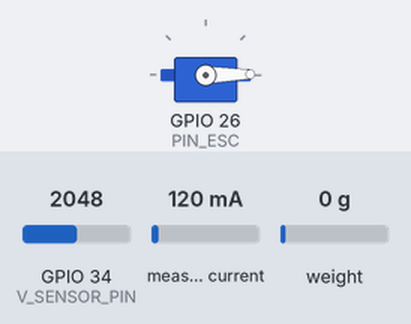
Bench run of a program on a simulated ESP32. On the bench: servo. Inputs (shaded band) come from the test bench; at power-on: GPIO 34 (V_SENSOR_PIN) = 2048, measured current 120 mA, weight on the scale 0 g. What the program prints to the serial monitor is not drawn.

Above: at 28.7 s.
Timing chart, 0 to 107.6 s (numbered marks = the images above):
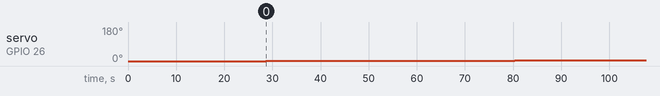

Measured:
- by itself, servo on GPIO 26 (PIN_ESC): 0° → 1° at 28.6 s, → 2° 25.9 s later, → 3° 25.9 s later, → 4° 25.8 s later

The program:

main.cpp
```cpp
/*
 * This ESP32 code is created by esp32io.com
 *
 * This ESP32 code is released in the public domain
 *
 * For more detail (instruction and wiring diagram), visit https://esp32io.com/tutorials/esp32-servo-motor-controlled-by-potentiometer
 */

#include <ESP32Servo.h>
#include <HX711_ADC.h>
#include <Arduino.h>
#include <PID_v1.h>
#include "ACS712.h"


#define PIN_ESC         26 // ESP32 pin GPIO26 connected to ESC servo motor
#define LOADCELL_DT_PIN 16
#define LOADCELL_SCK_PIN 4
#define V_SENSOR_PIN  34 // voltage sensor pin
// #define C_SENSOR_PIN  32 // current sensor pin
#define C_SENSOR_PIN  13 // current sensor pin

#define calibration_factor 430 // Depends on the load cell

Servo esc;  // create servo object to control a servo

// Loadcell setup
HX711_ADC scale(LOADCELL_DT_PIN, LOADCELL_SCK_PIN);

int throttleValue = 0; // variable to store the servo position
int throttleFix = 0; // variable to store the servo position


// check if data is ready to be read from the loadcell
volatile boolean newDataReady;

// ACS712 sensor(ACS712_05B, C_SENSOR_PIN); // set the 5A current sensor
ACS712 sensor(ACS712_30A, C_SENSOR_PIN);

// Floats for voltage and current sensors
float adc_voltage = 0.0;
float voltage = 0.0;
float current = 0.0;
int raw_current;

// Floats for resistor values in divider (in ohms) in Voltage sensor // do not touch (it is fixed value)
float R1 = 30000.0;
float R2 = 7500.0;

// Float for Reference Voltage
// float ref_voltage = 25.2; //voltage from the battery
// default reference value of the sensor is 5V but I can modify it to 3.3 when I connnect with it
 float ref_voltage = 5;  // do not touch (it is fixed value)

// variable for analog voltage sensor reading
int adc_value = 0;

// variable to store the loadcell data
float loadcell_data; // measurement from the loadcell in gr

// variables to store the time
unsigned long curr_time = 0, prev_time = 0, dt = 50000; // time interval in us

// PID configuration parameters
double kp = 0.062, ki = 0.058, kd = 0, input = 0, output = 0, setpoint = 1;
PID myPID(&input, &output, &setpoint, kp, ki, kd, DIRECT);

// functions declarations
void dataReadyISR();
void SerialDataWrite();
void calibrateESC();

void setup() {
  // initialize serial communication at 9600 bits per second:
  Serial.begin(9600);

  // initialize the ESc to control the servo
  esc.attach(PIN_ESC, 1000, 2000);
  esc.writeMicroseconds(1000); // send minimum throttle signal to the ESC
  delay(2000); // wait for the ESC to recognize the minimum throttle signal

  int zero = sensor.calibrate();

  while (!Serial);
  scale.begin();
  scale.start(2000, true);
  scale.setCalFactor(calibration_factor);
  pinMode(LOADCELL_DT_PIN, INPUT);
  attachInterrupt(digitalPinToInterrupt(LOADCELL_DT_PIN), dataReadyISR, FALLING);

  myPID.SetMode(AUTOMATIC);
  myPID.SetSampleTime(50); // Set the sample time for the PID control
  myPID.SetOutputLimits(0, 180);

  // calibrateESC(); // calibrate the ESC (only the first time)
}

void loop() {

    adc_value = analogRead(V_SENSOR_PIN);   // read the state of the the input pin:
  adc_voltage  = (adc_value * ref_voltage) / 4096.0;  // Determine voltage at ADC input // analog read resolution 10 bi(1025)? 12bit(4096)?
  voltage = adc_voltage / (R2/(R1+R2)) ;    // Calculate voltage at divider input

  current = sensor.getCurrentDC();  // this current will set with 2 decima
  // raw_current = analogRead(C_SENSOR_PIN);
  // current = (3.3/2 - raw_current * 3.3 / 4096.0) / 0.066; // 3.3V is the reference voltage of the ESP32


  if (newDataReady)
  {
    newDataReady = 0;
    loadcell_data = scale.getData();
  }

  curr_time = micros();
  if (curr_time - prev_time >= dt)
  {
    prev_time += dt;
    SerialDataWrite();
  }


  input = loadcell_data; // Update the PID input
  myPID.Compute();       // Calculate new output
  //output = constrain(output, 0, 80); // Constrain the output to be between 0 and 180

  // throttleValue = map(output, 0, 180, 1191, 2000); // exact writing value to esc // the motor starts from 1192
  throttleValue = map(output, 0, 180, 1000, 2000); // exact writing value to esc // the motor starts from 1192
  // throttleFix = constrain(throttleValue, 1150, 1300);

  esc.writeMicroseconds(throttleValue); // Send the output to the ESC
}

void dataReadyISR()
{
  if (scale.update())
    newDataReady = 1;
}

void SerialDataWrite()
{
  // Serial.print("1.Loadcell: ");
  // Serial.print(loadcell_data);
  // Serial.print("2.Setpoint: ");
  // Serial.print(setpoint);
  Serial.print("3.Input: ");
  Serial.print(input);
  Serial.print("4.Output: ");
  Serial.print(output);
  Serial.print("5.Throttle: ");
  Serial.print(throttleValue);
  // Serial.print("6.Voltage: ");
  // Serial.print(voltage, 2);
  Serial.print("Raw Current: ");
  Serial.print(raw_current);
  Serial.print("Current: ");
  Serial.print(current);
  Serial.println();
}
```
